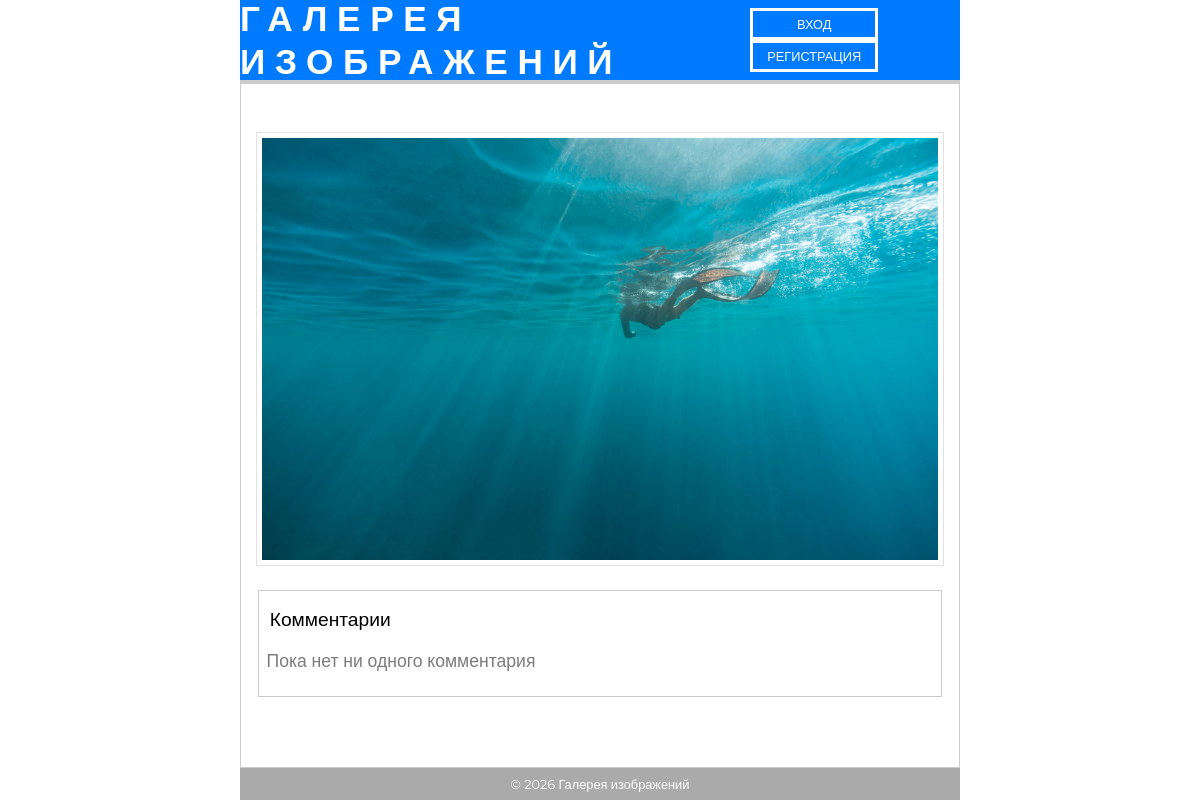
/show/display/img02.jpg, run on an earlier commit of the app's database.
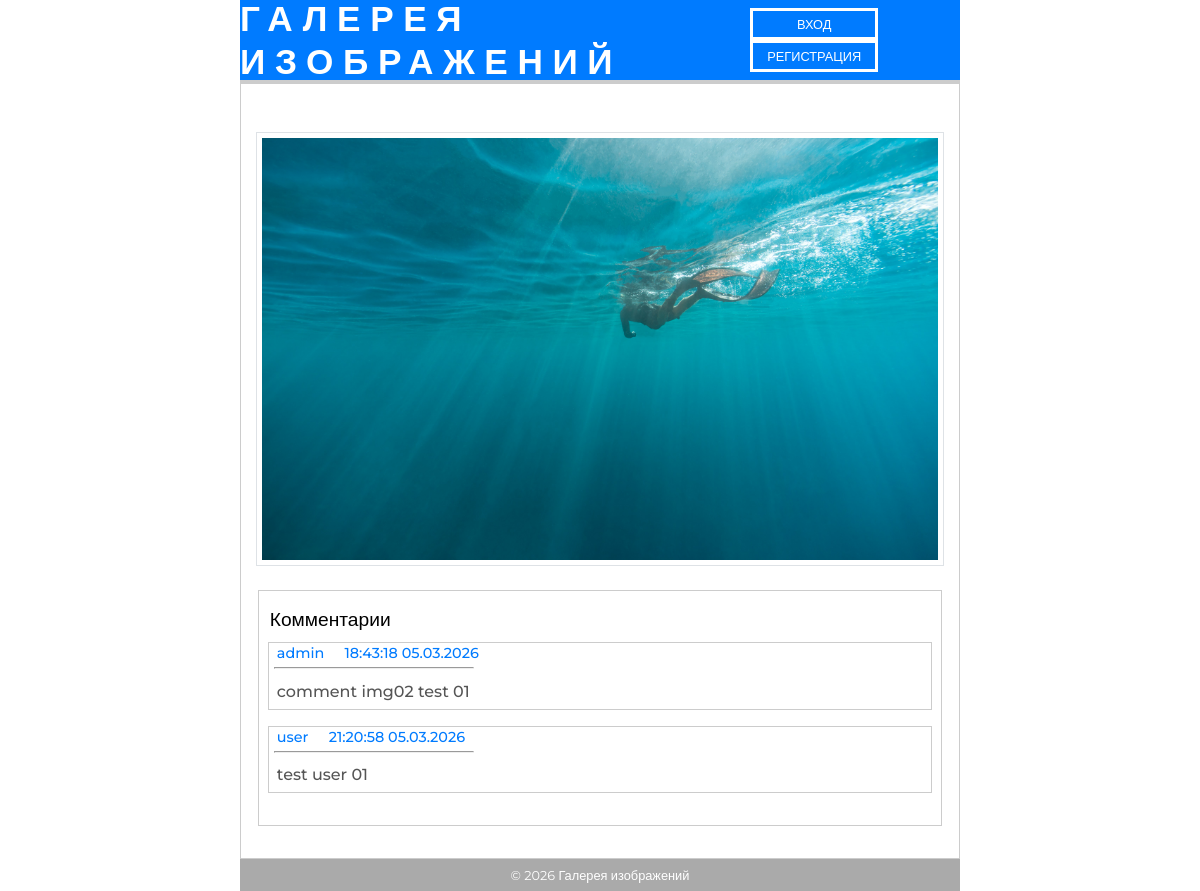
And on a later commit of the database.
### tables this page shows
CREATE TABLE comments (
        id integer primary key autoincrement,
        user_id integer,
        picture varchar(64) not null,
        created datetime default current_timestamp,
        comment varchar(1024) not null,
        foreign key (user_id) references users (id));

CREATE TABLE users (
        id integer primary key autoincrement,
        login varchar(64) not null,
        email varchar(128) not null,
        password varchar(128) not null,
        created datetime default current_timestamp);

### app/controllers/Controller_Show.php (called while the page is built, shortened)
<?php
    class Controller_Show extends Controller
    {
        public function display(array $data) {
            $picture = $data[0];
            $this->model = new Model_Show();
            $comments = $this->model->showComment($picture);
            $data = ['file' => $picture,
                     'comments' => $comments];
            $this->view->generate('view_show.php', 'view_template.php', $data);
        }
    }

### app/bootstrap.php (called while the page is built, shortened)
<?php
require_once DATA . DIRECTORY_SEPARATOR . 'DB.php';
Route::start();

### index.php (called while the page is built, shortened)
<?php
    require_once 'app' . DIRECTORY_SEPARATOR . 'bootstrap.php';

### app/data/DB.php (called while the page is built, shortened)
<?php
    class DB
    {
        public function __construct() {
            try {
                $this->pdo = new PDO('sqlite:' . DATA . 'db.sqlite');
            } catch (PDOException $e) {
                throw new PDOException($e->getMessage(), (int)$e->getCode());
            }
        }
        function getCommentProp(string $value, string $prop, string $table){
            $stmt = $this->pdo->prepare("SELECT c.*,u.login FROM $table as c LEFT JOIN users as u on c.user_id = u.id WHERE $prop = :value");
            $stmt->execute([':value' => $value]);
            return $result = $stmt->fetchAll(PDO::FETCH_ASSOC);
        }
    }

### app/models/Model_Show.php (called while the page is built, shortened)
<?php
    class Model_Show extends Model
    {
        public function showComment(string $picture) {
            return $result = (new DB())->getCommentProp($picture, 'picture', 'comments');
        }
    }

### app/views/view_show.php (the view, shortened to what this page needs)
<?php
    $file = $data['file'];
    $comments = $data['comments'];
?>
<div class="div-main-show-container">
    <div class="div-show-picture">
        <img src="<?= URL . 'uploads/' . $file; ?>" class="img-full" alt="<?= $file; ?>">
    </div>
    <div class="div-comment-container">
        <p class="comment-title">Комментарии</p>
        <?php if(!empty($comments)): ?>
            <?php for($i = 0; $i < count($comments); $i++): ?>
                <div class="div-show-comment">
                    <span class="comment-header"><?= $comments[$i]['login']; ?></span>
                    <?php
                        $date = new DateTime($comments[$i]['created'], new DateTimeZone('UTC'));
                        $date->setTimezone(new DateTimeZone('Europe/Moscow'));
                    ?>
                    <span class="comment-header"><?= $date->format('H:i:s d.m.Y'); ?></span>
                    <hr class="line-comment">
                    <p class="comment-text"><?= $comments[$i]['comment']; ?></p>
                </div>
            <?php endfor; ?>
        <?php else: ?>
            <p class="comment-no">Пока нет ни одного комментария</p>
        <?php endif; ?>
    </div>
</div>

### app/core/Route.php (shortened to what this page needs)
<?php
    class Route
    {
        public static function start() {
            $actionName = 'index';
            $data= [];
            $routes = explode('/', $_SERVER['REQUEST_URI']);
            if(!empty($routes[2])) {
                $actionName = $routes[2];
            }
            if(!empty($routes[3])){
                $data = array_slice($routes, 3);
            }
            $controller = new $controllerName();
            if(method_exists($controller, $actionName)) {
                $controller->$actionName($data);
            } else {
                Route::ErrorPage404();
            }
        }
    }

### app/core/View.php (shortened to what this page needs)
<?php
    class View
    {
        public function generate($view_content, $view_template = null, $data = null) {
            if($view_template){
                include_once VIEW . $view_template;
            }
        }
    }

### app/views/view_template.php (shortened to what this page needs)
<?php
    $auth = $_SESSION['auth'] ?? null;
?>
<!DOCTYPE html>
<html lang="en">
<head>
    <link rel="stylesheet" href="/css/style_styleload.css">
</head>
<body>
    <header class="header">
        <div class="div-header-title">
            <p><a class="a-header-title" href="/">Галерея изображений</a></p>
        </div>
        <div class="div-header-btn-login">
            <?php if (!$auth): ?>
                <button class="btn-login" onclick="location.href='/login'">Вход</button>
                <button class="btn-login" onclick="location.href='/registration'">Регистрация</button>
            <?php else: ?>
                <button class="btn-login" onclick="location.href='/login/signout'">Выход</button>
            <?php endif; ?>
        </div>
    </header>
    <main class="main">
        <section class="section-main">
            <?php require_once VIEW . $view_content; ?>
        </section>
    </main>
    <footer class="footer">
        <p>&copy; 2026 Галерея изображений</p>
    </footer>
</body>
</html>

### css/style_template.css (style rules this page uses)
html { scroll-behavior: smooth; }
* { margin: 0; padding: 0; }
body { font-family: "Montserrat", sans-serif; display: flex; flex-direction: column; align-items: center; min-height: 100vh; }
.main { width: 59.9%; background-color: #ffffff; border: .1rem solid #cccccc; min-height: 100%; flex-grow: 1; }
.section-main { display: flex; justify-content: center; }

### css/style_header.css (style rules this page uses)
.header { background-color: #007bff; height: 5rem; width: 60%; border-bottom: .2rem solid #cccccc; display: flex; justify-content: space-around; align-items: center; top: 0; position: sticky; }
.div-header-title { font-size: 2.2rem; font-weight: bold; letter-spacing: .6rem; color: #ffffff; text-transform: uppercase; }
.a-header-title { color: #ffffff; text-decoration: none; }
.btn-login { height: 2rem; width: 8rem; background-color: #007bff; border: .2rem solid #ffffff; font-size: .8rem; color: #ffffff; text-transform: uppercase; cursor: pointer; }

### css/style_show.css (style rules this page uses)
.div-main-show-container { display: flex; flex-direction: column; align-items: center; justify-content: center; gap: 1.5rem; width: 100%; margin-bottom: 2rem; }
.div-show-picture { width: 95%; display: flex; justify-content: center; }
.img-full { padding: .3rem; background-color: #fff; border: .1rem solid #dee2e6; max-width: 99%; height: auto; }
.div-comment-container { width: 95%; border: .1rem solid #cccccc; padding: 1rem 0 1rem 0; }
.comment-title { font-size: 1.2rem; font-weight: 500; padding: 0 0 .7rem .7rem; }
.div-show-comment { margin: auto; width: 97%; border: .1rem solid #cccccc; margin-bottom: 1rem; }
.comment-header { font-size: .9rem; font-weight: 500; padding: .5rem; color: #007bff; }
.line-comment { width: 30%; margin: .3rem; }
.comment-text { font-size: 1rem; font-weight: 500; padding: .5rem; color: #555555; }
.comment-no { font-size: 1.1rem; font-weight: 500; padding: .5rem; color: #7c7c7c; }

### css/style_footer.css (style rules this page uses)
.footer { height: 2rem; width: 60%; background-color: #aaaaaa; border-top: #cccccc; display: flex; justify-content: center; align-items: center; font-size: .8rem; color: #ffffff; }

What changed in the data, as far as the page shows it:
added comments: user.login "admin", created "18:43:18 05.03.2026", comment "comment img02 test 01"
added comments: user.login "user", created "21:20:58 05.03.2026", comment "test user 01"
Also different on the page:
text no longer shown: "Пока нет ни одного комментария"
